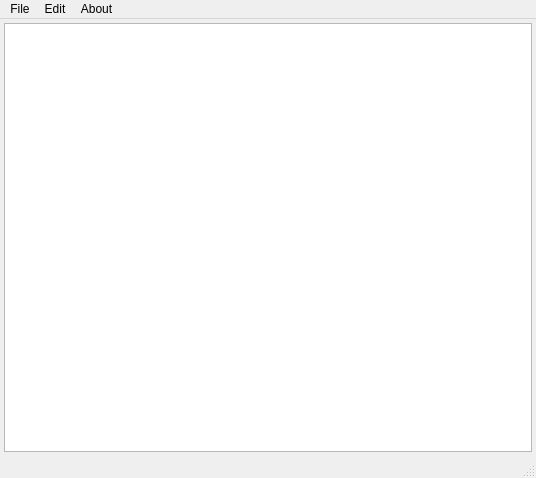
<?xml version="1.0" encoding="UTF-8"?>
<ui version="4.0">
 <class>editor</class>
 <widget class="QMainWindow" name="editor">
  <property name="geometry">
   <rect>
    <x>0</x>
    <y>0</y>
    <width>536</width>
    <height>478</height>
   </rect>
  </property>
  <property name="windowTitle">
   <string>MathMod Editor</string>
  </property>
  <widget class="QWidget" name="centralwidget">
   <layout class="QGridLayout" name="gridLayout">
    <property name="leftMargin">
     <number>4</number>
    </property>
    <property name="topMargin">
     <number>4</number>
    </property>
    <property name="rightMargin">
     <number>4</number>
    </property>
    <property name="bottomMargin">
     <number>4</number>
    </property>
    <property name="spacing">
     <number>4</number>
    </property>
    <item row="0" column="0">
     <widget class="QTextEdit" name="textEdit"/>
    </item>
   </layout>
  </widget>
  <widget class="QMenuBar" name="menubar">
   <property name="geometry">
    <rect>
     <x>0</x>
     <y>0</y>
     <width>536</width>
     <height>21</height>
    </rect>
   </property>
   <widget class="QMenu" name="menuFile">
    <property name="title">
     <string>File</string>
    </property>
    <addaction name="actionNew"/>
    <addaction name="actionOpen"/>
    <addaction name="actionSave"/>
    <addaction name="actionSave_As"/>
    <addaction name="separator"/>
    <addaction name="actionExit"/>
   </widget>
   <widget class="QMenu" name="menuAbout">
    <property name="title">
     <string>Edit</string>
    </property>
    <addaction name="actionUndo"/>
    <addaction name="actionRedo"/>
    <addaction name="separator"/>
    <addaction name="actionCut"/>
    <addaction name="actionCopy"/>
    <addaction name="actionPaste"/>
   </widget>
   <widget class="QMenu" name="menuAbout_2">
    <property name="title">
     <string>About</string>
    </property>
    <addaction name="actionAbout"/>
    <addaction name="actionAbout_MathMod"/>
   </widget>
   <addaction name="menuFile"/>
   <addaction name="menuAbout"/>
   <addaction name="menuAbout_2"/>
  </widget>
  <widget class="QStatusBar" name="statusbar"/>
  <action name="actionNew">
   <property name="text">
    <string>New</string>
   </property>
  </action>
  <action name="actionOpen">
   <property name="text">
    <string>Open...</string>
   </property>
  </action>
  <action name="actionSave">
   <property name="text">
    <string>Save</string>
   </property>
  </action>
  <action name="actionSave_As">
   <property name="text">
    <string>Save As...</string>
   </property>
  </action>
  <action name="actionExit">
   <property name="text">
    <string>Exit</string>
   </property>
  </action>
  <action name="actionUndo">
   <property name="text">
    <string>Undo</string>
   </property>
  </action>
  <action name="actionRedo">
   <property name="text">
    <string>Redo</string>
   </property>
  </action>
  <action name="actionCut">
   <property name="text">
    <string>Cut</string>
   </property>
  </action>
  <action name="actionCopy">
   <property name="text">
    <string>Copy</string>
   </property>
  </action>
  <action name="actionPaste">
   <property name="text">
    <string>Paste</string>
   </property>
  </action>
  <action name="actionAbout">
   <property name="text">
    <string>About</string>
   </property>
  </action>
  <action name="actionAbout_MathMod">
   <property name="text">
    <string>About MathMod</string>
   </property>
  </action>
 </widget>
 <resources/>
 <connections/>
</ui>
